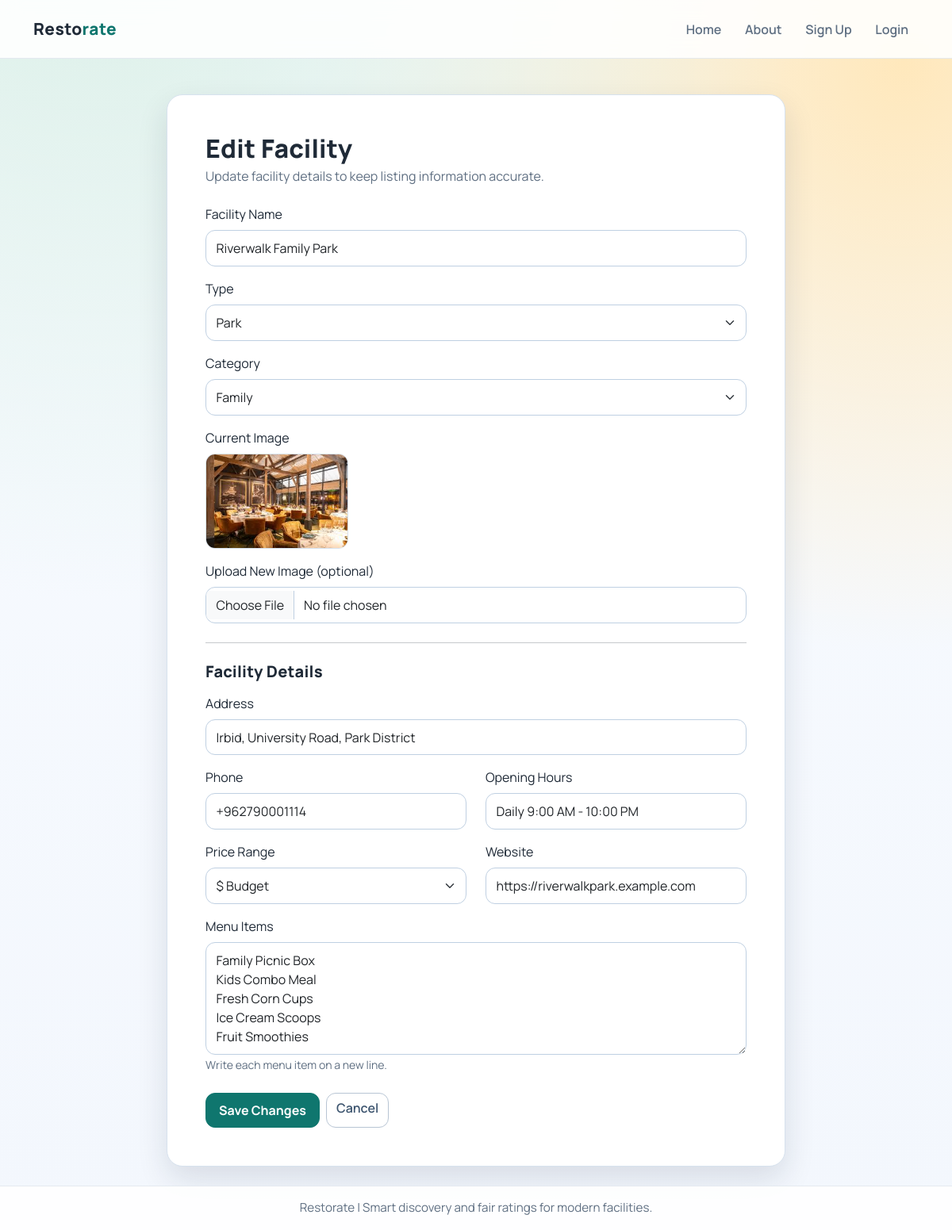
The page /owner/facility/edit/Riverwalk Family Park on the database its author committed.
### app/models/facilities.py (models this page shows, shortened)
class Facilities(db.Model):
    id = db.Column(db.Integer, primary_key=True)
    owner_id = db.Column(db.Integer, db.ForeignKey("owner.id"), nullable=False)
    facility_name = db.Column(db.String(100), nullable=False)
    facility_type = db.Column(db.String(50), nullable=False)
    facility_category = db.Column(db.String(50), nullable=False)
    image = db.Column(db.String(255), nullable=False, default="uploads/facilities/default_icon.jpg")
    rating = db.Column(db.Float)
    ratings = db.relationship("Ratings", backref="facility", lazy=True)
    info = db.relationship("FacilityInfo", back_populates="facility", uselist=False, cascade="all, delete-orphan")

### app/models/facility_info.py (models this page shows)
class FacilityInfo(db.Model):
    __tablename__ = "facility_info"
    id = db.Column(db.Integer, primary_key=True)
    facility_id = db.Column(db.Integer, db.ForeignKey("facilities.id"), nullable=False, unique=True)
    address = db.Column(db.String(255), nullable=True)
    phone = db.Column(db.String(40), nullable=True)
    opening_hours = db.Column(db.String(255), nullable=True)
    price_range = db.Column(db.String(50), nullable=True)
    website = db.Column(db.String(255), nullable=True)
    menu_items = db.Column(db.Text, nullable=True)
    facility = db.relationship("Facilities", back_populates="info")

### app/routes/facilities_route.py (the view)
@owner_facility_routes.route("/owner/facility/edit/<string:facility_name>", methods=["GET"])
def edit_facility_form(facility_name):
    facility = facility_service.repo.get(facility_name)
    if not facility:
        flash("Facility not found.", "warning")
        return redirect(url_for("owner_facility_routes.owner_home"))
    return render_template("html/facility_edit.html", facility=facility, info=facility.info)

### app/repositories/facility_repository.py (called while the page is built)
    def get(self, facility_name):
        return Facilities.query.filter_by(facility_name=facility_name).first()

### app/templates/html/facility_edit.html (shortened to what this page needs)
{% extends "layout.html" %}
{% block content %}
<section class="auth-shell" style="max-width: 780px;">
    <div class="surface-card p-4 p-lg-5">
        <h2 class="section-title mb-1">Edit Facility</h2>
        <p class="muted mb-4">Update facility details to keep listing information accurate.</p>
        <form method="POST" enctype="multipart/form-data" action="{{ url_for('owner_facility_routes.edit_facility', facility_name=facility.facility_name) }}">
            <div class="mb-3">
                <label class="form-label" for="facility_name">Facility Name</label>
                <input class="form-control" id="facility_name" name="facility_name" type="text" required value="{{ facility.facility_name }}">
            </div>
            <div class="mb-3">
                <label class="form-label" for="facility_type">Type</label>
                <select class="form-select" id="facility_type" name="facility_type" required>
                    <option value="park" {% if facility.facility_type == "park" %}selected{% endif %}>Park</option>
                </select>
            </div>
            <div class="mb-3">
                <label class="form-label" for="facility_category">Category</label>
                <select class="form-select" id="facility_category" name="facility_category" required>
                    <option value="family" {% if facility.facility_category == "family" %}selected{% endif %}>Family</option>
                </select>
            </div>
            <div class="mb-3">
                <label class="form-label d-block">Current Image</label>
                <img src="{{ url_for('static', filename=facility.image) }}" alt="{{ facility.facility_name }}" style="width: 180px; height: 120px; object-fit: cover; border-radius: 12px; border: 1px solid #d7e2ee;">
            </div>
            <div class="mb-4">
                <label class="form-label" for="image">Upload New Image (optional)</label>
                <input class="form-control" id="image" name="image" type="file" accept="image/*">
            </div>
            <hr class="my-4">
            <h5 class="section-title mb-3">Facility Details</h5>
            <div class="mb-3">
                <label class="form-label" for="address">Address</label>
                <input class="form-control" id="address" name="address" type="text" value="{{ info.address if info else '' }}">
            </div>
            <div class="row">
                <div class="col-md-6 mb-3">
                    <label class="form-label" for="phone">Phone</label>
                    <input class="form-control" id="phone" name="phone" type="text" value="{{ info.phone if info else '' }}">
                </div>
                <div class="col-md-6 mb-3">
                    <label class="form-label" for="opening_hours">Opening Hours</label>
                    <input class="form-control" id="opening_hours" name="opening_hours" type="text" value="{{ info.opening_hours if info else '' }}">
                </div>
            </div>
            <div class="row">
                <div class="col-md-6 mb-3">
                    <label class="form-label" for="price_range">Price Range</label>
                    <select class="form-select" id="price_range" name="price_range">
                        <option value="$" {% if info and info.price_range == '$' %}selected{% endif %}>$ Budget</option>
                    </select>
                </div>
                <div class="col-md-6 mb-3">
                    <label class="form-label" for="website">Website</label>
                    <input class="form-control" id="website" name="website" type="text" value="{{ info.website if info else '' }}">
                </div>
            </div>
            <div class="mb-4">
                <label class="form-label" for="menu_items">Menu Items</label>
                <textarea class="form-control" id="menu_items" name="menu_items" rows="5">{{ info.menu_items if info else '' }}</textarea>
                <small class="muted">Write each menu item on a new line.</small>
            </div>
            <div class="d-flex gap-2">
                <button class="btn btn-primary" type="submit">Save Changes</button>
                <a class="btn btn-outline-secondary" href="{{ url_for('owner_facility_routes.owner_home') }}">Cancel</a>
            </div>
        </form>
    </div>
</section>
{% endblock %}

### app/static/style.css (style rules this page uses)
:root { --bg: #f6f8fb; --surface: #ffffff; --surface-soft: #eef3f9; --text: #1f2a37; --muted: #5f6f82; --primary: #0f766e; --primary-strong: #115e59; --accent: #f59e0b; --danger: #dc2626; --border: #d7e2ee; --shadow: 0 16px 38px rgba(19, 34, 56, 0.12); }
* { box-sizing: border-box; }
body { margin: 0; color: var(--text); background: radial-gradient(circle at 10% -10%, #d9efe6 0%, transparent 45%), radial-gradient(circle at 95% 5%, #ffe8bc 0%, transparent 40%), linear-gradient(180deg, #f8fbff 0%, #f3f7fd 100%); min-height: 100vh; font-family: "Manrope", "Segoe UI", sans-serif; }
.surface-card { background: var(--surface); border: 1px solid var(--border); border-radius: 20px; box-shadow: var(--shadow); }
.section-title { font-weight: 800; letter-spacing: 0.2px; }
.muted { color: var(--muted); }
.btn-primary { background: var(--primary); border-color: var(--primary); border-radius: 12px; font-weight: 700; padding: 0.58rem 1rem; }
.btn-outline-secondary, .btn-outline-danger { border-radius: 12px; font-weight: 600; }
.btn-outline-secondary { border-color: #b8c5d4; color: #3d556f; }
.form-control, .form-select { border-radius: 12px; border: 1px solid #bfd0e2; padding: 0.62rem 0.78rem; }
.auth-shell { max-width: 580px; margin: 1.3rem auto 0; }
.auth-shell .surface-card { padding: 1.8rem; }

### rows shown on the page
Facilities: facility_name "Riverwalk Family Park", facility_type "Park", facility_category "Family", image (picture)
FacilityInfo: address "Irbid, University Road, Park District", phone "+962790001114", opening_hours "Daily 9:00 AM - 10:00 PM", price_range "$ Budget", website "https://riverwalkpark.example.com", menu_items "Family Picnic Box Kids Combo Meal Fresh Corn Cups Ice Cream Scoops Fruit Smoothies"
